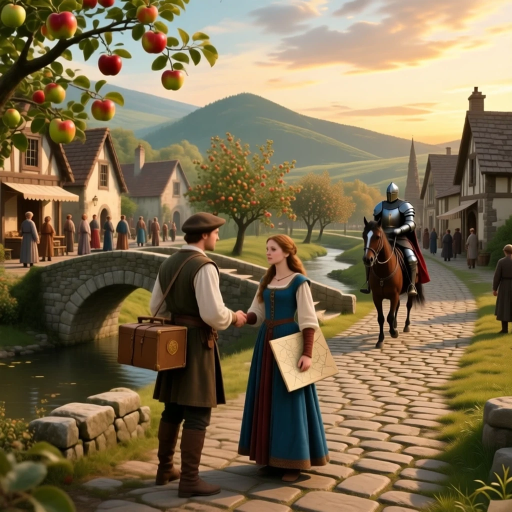
#> input picture src/story/img/worlds/the-erased-kingdom.webp, 1024 x 1024 px (shown at 1/2 size)
$ python -i generate_entry_assets.py   (imports and definitions only)
#> lines starting #> are read from the running program, lines starting #| are printed output that depends on the picture
#!/usr/bin/env python3
"""Generate the Erased Kingdom cover and portrait entry art through Aigram transit."""

from __future__ import annotations

import json
import ssl
import time
import urllib.request
from pathlib import Path

from PIL import Image


API = "https://chat.aiwaves.tech/aigram/api/gen-image"
ROOT = Path(__file__).resolve().parents[1]
DEST = ROOT / "src" / "story" / "img" / "worlds"
RAW = ROOT / "_production" / "raw"
HEADERS = {
    "Content-Type": "application/json",
    "Origin": "https://aigram.app",
    "Referer": "https://aigram.app/",
    "User-Agent": "Mozilla/5.0",
}
SSL = ssl.create_default_context()

COVER_PROMPT = (
    "Square full-bleed cinematic grounded high-fantasy narrative scene with ordinary sharp image edges. "
    "A traveling courier and a young woman mapmaker stand at the edge of a warm orchard village being erased from physical reality: "
    "the left half remains richly colored with apple trees, stone bridge, bakery fire and villagers, while the right half becomes silent "
    "ivory spatial absence with missing roads and architecture, not torn paper. A distant armored royal knight rides toward them. "
    "One small unmarked brass hand seal glints in the courier's hand. Grounded medieval clothing, natural anatomy, expressive faces, tactile stone "
    "and wood, cobalt accents, one vermilion deletion trace, restrained brass light, adventurous and emotionally clear, premium editorial "
    "fantasy realism. Central subjects and village conflict remain readable at 160 by 160. Full bleed, sharp square corners. "
    "This is a real landscape and an unfolding rescue, never a poster or book cover. Absolutely no title, no letters, no words, no numbers, "
    "no Chinese characters, no pseudo-text, no crown, no crest, no logo, no UI, no border, no frame, no parchment, no page corners, no book, no paper collage."
)

ENTRY_PROMPT = (
    "Create a fresh 4:5 portrait opening scene for a cinematic grounded high-fantasy RPG. This is the instant BEFORE the player makes any choice: "
    "at dusk on the village road of warm Apple Vale, a border courier has just turned back after delivering an ordinary sealed letter; nearby, "
    "the young cartographer Mara stands separately, gripping an old applewood ruler and urgently warning the courier. Behind them, the village road "
    "sign has suddenly become blank, distant orchard houses are losing colour and dissolving into silent clean ivory absence, and a confused wagon "
    "driver looks back from the road. A clerk opening the letter may be visible only as a small background figure in the registry-house doorway. "
    "The courier and Mara are the two readable focal subjects, with space between them. Show shock, uncertainty and the first onset of erasure. "
    "IMPORTANT temporal continuity: no handshake, no touching, no pulling, no rescue, no completed spell, no restored landmark, no royal seal being "
    "used, no battle, no knight. Natural anatomy, lived-in medieval clothing, broad readable environment, cobalt clothing accent and restrained "
    "vermilion deletion traces, cinematic dusk light, central 58 percent safe composition, no text, no readable letters, no title, no logo, no UI, no decorative frame."
)
ENTRY_REF_URL = "https://images.aiwaves.tech/uploads/1786300261780-qwdssm8a9j.webp"


# [33 lines left out: functions generate, square, not called in this run]


def portrait(source: Path, output: Path) -> None:
#> called with output = 'out.png'
    image = Image.open(source).convert("RGB")
#> image is the input picture: PIL image 1024x1024 RGB; mean R, G, B 125.4, 109.2, 79.7
    target_ratio = 4 / 5
    width = min(image.width, int(image.height * target_ratio))
#> width = 819
    height = min(image.height, int(width / target_ratio))
#> height = 1023
    left = (image.width - width) // 2
#> left = 102
    top = (image.height - height) // 2
#> top = 0
    image.crop((left, top, left + width, top + height)).resize((1024, 1280), Image.Resampling.LANCZOS).save(output, "WEBP", quality=90, method=6)
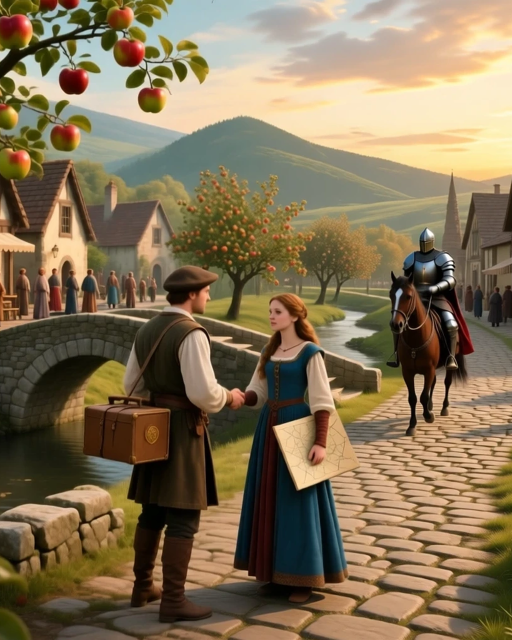
#> saved as out.png: PIL image 1024x1280 RGB (shown at 1/2 size); mean R, G, B 131.5, 114.5, 86.2


# [23 lines left out: function main, not called in this run]


# [2 lines not run here, left out]

>>> result = portrait('../src/story/img/worlds/the-erased-kingdom.webp', 'out.png')

$ run again, on _production/raw/entry-repaired.png
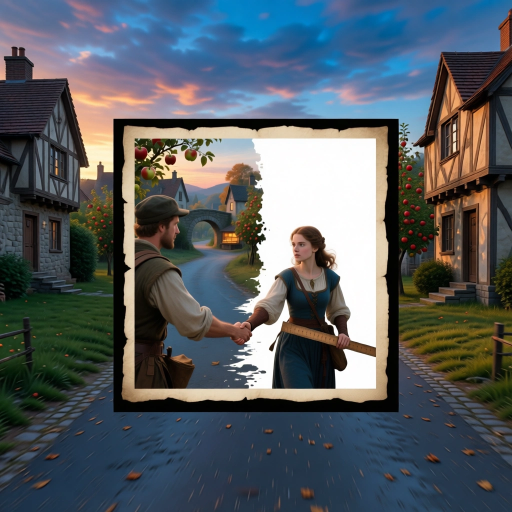
#> input picture _production/raw/entry-repaired.png, 1024 x 1024 px (shown at 1/2 size)
#> in portrait, image is the input picture: PIL image 1024x1024 RGB; mean R, G, B 85.2, 92.3, 97.4
#> in portrait, `image.crop((left, top, left + width, top + height)).resize((1024, 1280..`:
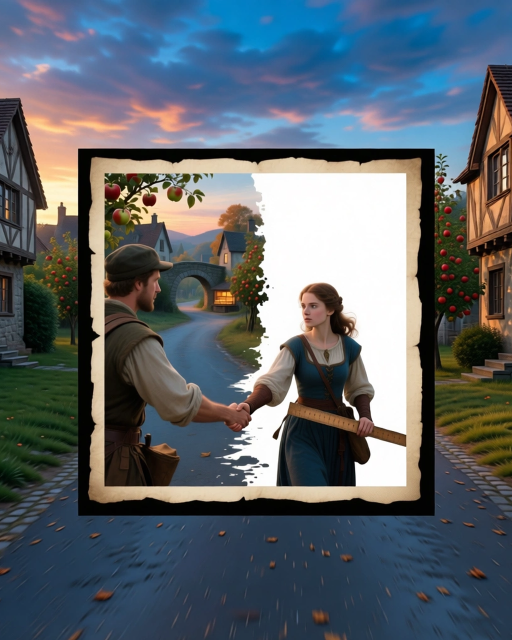
#> saved as out.png: PIL image 1024x1280 RGB (shown at 1/2 size); mean R, G, B 92.1, 100.5, 107.4

$ run again, on _production/raw/entry.png
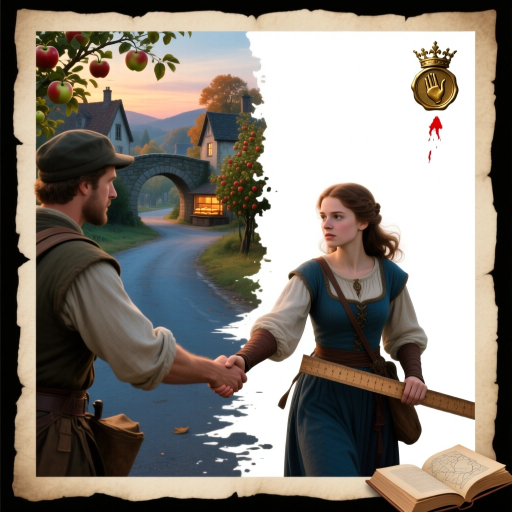
#> input picture _production/raw/entry.png, 1024 x 1024 px (shown at 1/2 size)
#> in portrait, image is the input picture: PIL image 1024x1024 RGB; mean R, G, B 132.9, 126.3, 117.7
#> in portrait, `image.crop((left, top, left + width, top + height)).resize((1024, 1280..`:
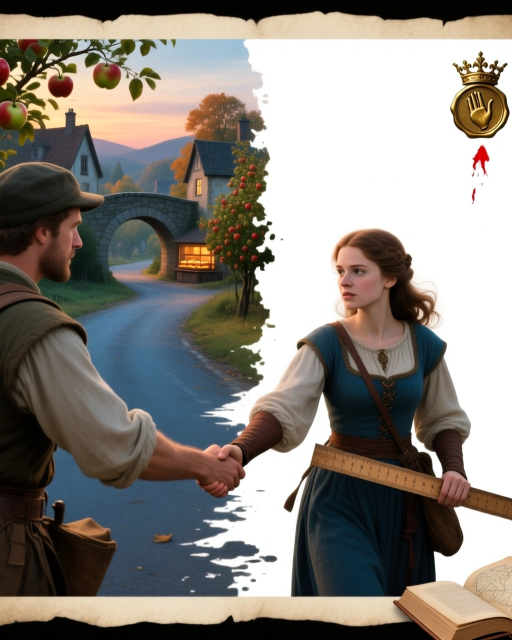
#> saved as out.png: PIL image 1024x1280 RGB (shown at 1/2 size); mean R, G, B 136.2, 130.9, 124.1
